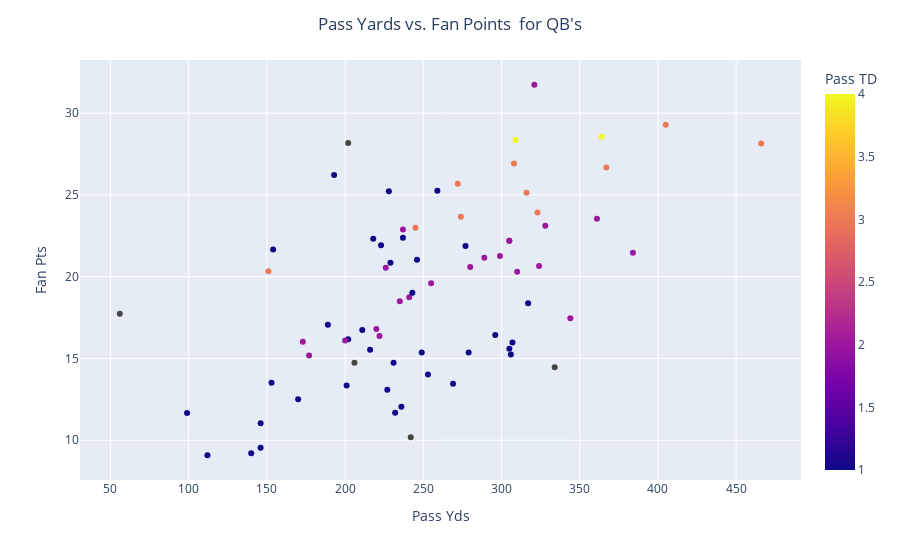

The code cell stored with this chart in its notebook:
### Code cell
fig = px.scatter(three_weeks_QB_df, x='Pass Yds', y='Fan Pts', color='Pass TD',
                 hover_data=['Name', 'Team'])
fig.update_layout(title='Pass Yards vs. Fan Points  for QB\'s', title_x=0.5)
fig.show()

### Figure 1 — Plotly figure (JSON) as saved in the notebook; plotly's stock layout.template omitted (floating-point values rounded to 4 significant figures; data arrays with more than 128 entries replaced by an {"elided": "..."} marker saying what was removed)
{"data": [{"customdata": {"elided": "75x2 str values"}, "hovertemplate": "Pass Yds=%{x}<br>Fan Pts=%{y}<br>Name=%{customdata[0]}<br>Team=%{customdata[1]}<br>Pass TD=%{marker.color}<extra></extra>", "legendgroup": "", "marker": {"color": [3, 3, 3, 1, 1, 1, 2, 2, 2, 2, 1, 2, 2, 1, 1, 2, null, 1, 1, 1, 1, null, 1, 1, 1, 2, 4, 3, 1, 1, 3, 3, 2, 2, 1, 2, 2, 2, 2, 1, 3, 2, 1, null, 1, 2, 1, null, 1, 1, 3, 4, null, 3, 3, 1, 2, 1, 1, 2, 2, 2, 2, 1, 2, 1, 1, 1, 1, 1, 1, 1, 1, 1, 1], "coloraxis": "coloraxis", "symbol": "circle"}, "mode": "markers", "name": "", "orientation": "v", "showlegend": false, "type": "scatter", "x": [466, 316, 245, 223, 154, 229, 226, 241, 344, 220, 202, 200, 173, 305, 216, 177, 334, 253, 170, 236, 232, 242, 146, 140, 112, 321, 364, 308, 193, 228, 323, 274, 328, 237, 237, 305, 305, 384, 299, 246, 151, 255, 317, 56, 211, 222, 307, 206, 231, 153, 405, 309, 202, 367, 272, 259, 361, 218, 277, 289, 324, 280, 310, 243, 235, 189, 296, 279, 249, 306, 269, 201, 227, 99, 146], "xaxis": "x", "y": [28.14, 25.14, 23, 21.92, 21.66, 20.86, 20.54, 18.74, 17.46, 16.8, 16.18, 16.1, 16.02, 15.6, 15.54, 15.18, 14.46, 14.02, 12.5, 12.04, 11.68, 10.18, 9.54, 9.2, 9.08, 31.74, 28.56, 26.92, 26.22, 25.22, 23.92, 23.66, 23.12, 22.88, 22.38, 22.2, 22.2, 21.46, 21.26, 21.04, 20.34, 19.6, 18.38, 17.74, 16.74, 16.38, 15.98, 14.74, 14.74, 13.52, 29.3, 28.36, 28.18, 26.68, 25.68, 25.26, 23.54, 22.32, 21.88, 21.16, 20.66, 20.6, 20.3, 19.02, 18.5, 17.06, 16.44, 15.36, 15.36, 15.24, 13.46, 13.34, 13.08, 11.66, 11.04], "yaxis": "y"}], "layout": {"coloraxis": {"colorbar": {"title": {"text": "Pass TD"}}, "colorscale": [[0, "#0d0887"], [0.1111, "#46039f"], [0.2222, "#7201a8"], [0.3333, "#9c179e"], [0.4444, "#bd3786"], [0.5556, "#d8576b"], [0.6667, "#ed7953"], [0.7778, "#fb9f3a"], [0.8889, "#fdca26"], [1, "#f0f921"]]}, "legend": {"tracegroupgap": 0}, "margin": {"t": 60}, "title": {"text": "Pass Yards vs. Fan Points  for QB's", "x": 0.5}, "xaxis": {"anchor": "y", "domain": [0, 1], "title": {"text": "Pass Yds"}}, "yaxis": {"anchor": "x", "domain": [0, 1], "title": {"text": "Fan Pts"}}}}
